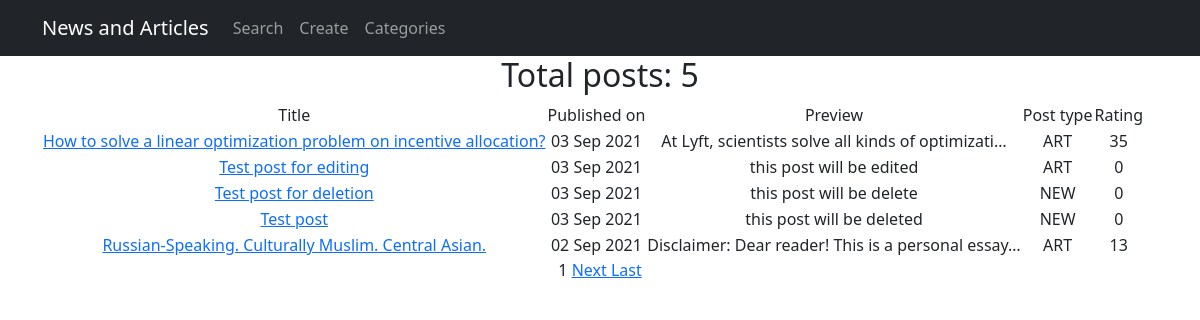
Page /news/ on the committed database.
### news/models.py (models this page shows, shortened)
class Post(models.Model):
    author = models.ForeignKey(Author, on_delete=models.CASCADE)
    NEWS = 'NEW'
    ARTICLE = 'ART'
    CATEGORY_CHOICES = [(NEWS, 'NEWS'), (ARTICLE, 'ARTICLE'), ]
    categoryType = models.CharField(max_length=3, choices=CATEGORY_CHOICES, default=NEWS)
    dateCreated = models.DateTimeField(auto_now_add=True)
    postCategory = models.ManyToManyField(Category, through='PostCategory')
    title = models.CharField(max_length=128)
    text = models.TextField()
    rating = models.SmallIntegerField(default=0)
    def get_absolute_url(self):
        return f'/news/{self.id}'

### news/views.py (the view)
# urls.py: path('', PostListView.as_view()),
class PostListView(ListView):
    model = Post
    template_name = 'post_list.html'
    context_object_name = 'news'
    queryset = Post.objects.order_by('-id')
    paginate_by = 5
    def get_context_data(self, **kwargs):
        context = super().get_context_data(**kwargs)
        context['time_created'] = datetime.utcnow()
        return context

### news/templatetags/custom_filters.py (called while the page is built)
@register.filter(name='censor')
def censor(value):
    for word in censor_list:
        value = value.replace(word, replacement_word)
    return value

### templates/post_list.html (shortened to what this page needs)
{% extends 'flatpages/default.html' %}
{% load custom_filters %}
{% block content %}
    {% if news %}
<h2>Total posts: {{news|length}}</h2>
<table>
            <tr>
                <td>
                    Title
                </td>
                <td>
                    Published on
                </td>
                <td>
                    Preview
                </td>
                <td>
                    Post type
                </td>
                <td>
                    Rating
            </tr>
        {% for news in news %}
            <tr>
                <td>
                   <a href="{{ news.get_absolute_url }}"> {{ news.title|censor }} </a>
                </td>
                <td>
                    {{ news.dateCreated|date:'d M Y' }}
                </td>
                <td>
                    {{ news.text|truncatechars:50|censor }}
                </td>
                 <td>
                    {{ news.categoryType }}
                </td>
                <td>
                    {{ news.rating }}
                </td>
            </tr>
        {% endfor %}
        </table>
    {% else %}
        <h2> No news today :( </h2>
    {% endif %}
{% if is_paginated %}
    {% for num in page_obj.paginator.page_range %}
        {% if page_obj.number == num %}
            <a>{{num}}</a>
        {% elif num > page_obj.number|add:'-1' and num < page_obj.number|add:'1' %}
            <a href="?page={{num}}">{{num}}</a>
        {% endif %}
    {% endfor %}
    {% if page_obj.has_next %}
        <a href="?page={{page_obj.next_page_number}}">    Next    </a>
        <a href="?page={{page_obj.paginator.num_pages}}">    Last    </a>
    {% endif %}
{% endif %}
{% endblock content %}

### rows in the picture
Post: title|censor "How to solve a linear optimization problem on incentive allocation?", dateCreated "03 Sep 2021", text|censor "At Lyft, scientists solve all kinds of optimizati…", categoryType "ART", rating "35"
Post: title|censor "Test post for editing", dateCreated "03 Sep 2021", text|censor "this post will be edited", categoryType "ART", rating "0"
Post: title|censor "Test post for deletion", dateCreated "03 Sep 2021", text|censor "this post will be delete", categoryType "NEW", rating "0"
Post: title|censor "Test post", dateCreated "03 Sep 2021", text|censor "this post will be deleted", categoryType "NEW", rating "0"
Post: title|censor "Russian-Speaking. Culturally Muslim. Central Asian.", dateCreated "02 Sep 2021", text|censor "Disclaimer: Dear reader! This is a personal essay…", categoryType "ART", rating "13"

### other values in the picture
{{ news|length }} "5"
{{ num }} "1"
